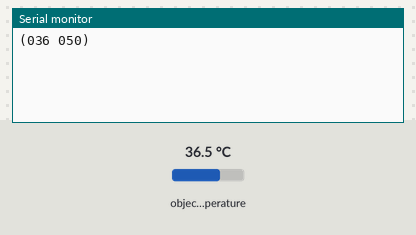
A sketch run on a simulated Arduino Uno, built with avr-gcc and run on an emulated ATmega328P. Parts: the last lines printed to the serial monitor. Inputs (shaded band) come from the test bench; at power-on: object temperature 36.5 °C.

Above: at 1.2 s.
1.3 s: object temperature set to 20 °C
At 2.2 s:
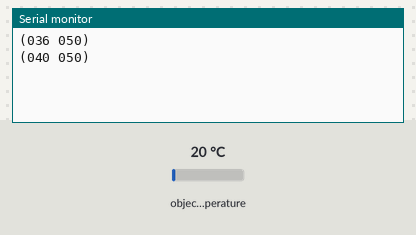
2.8 s: object temperature set to 26 °C
At 4.0 s:
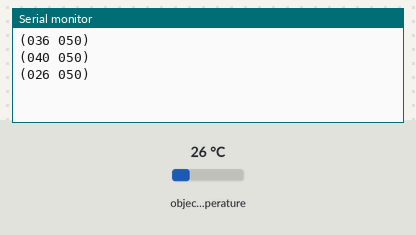
Timing chart, 0 to 5.8 s (numbered marks = the images above; inputs shaded):
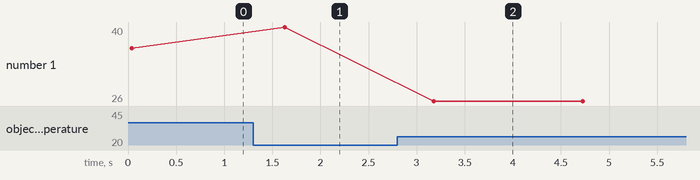

The sketch:

slave_final.ino
```cpp
#define debug_flag 0 // For debugging purpose enable debug_flag to '1'
#include <Wire.h>
#include <Adafruit_MLX90614.h>
Adafruit_MLX90614 mlx = Adafruit_MLX90614();
#include<SoftwareSerial.h>
SoftwareSerial serial1(14, 12); // D5,D6 - rx,tx :- From Slave NodeMCU to Master NodeMCU

int C_tot, C_avg = 0, sample = 50;
String str = " ";

void temp_monitor_slave() {
  for (int i = 1; i <= sample ; i++) {
    if (debug_flag) {
      Serial.print("Ambient = ");
      Serial.print(mlx.readAmbientTempC());
      Serial.print("*C\tObject = ");
      Serial.print(mlx.readObjectTempC());
      Serial.println("*C");
    }
    C_tot = C_tot + mlx.readObjectTempC();
    //    delay(100);
  }
  C_avg = C_tot / sample;
  if (debug_flag) {
    Serial.print("Samples: ");
    Serial.println(sample);
    Serial.print("Average Celsius = ");
    Serial.print(C_avg);
    Serial.println("*C");
  }
  if ((sample > 5 && sample < 100) && (C_avg > 20 && C_avg < 80) ) {
    str = String("(0") + String(C_avg) + String(" 0") +  String (sample) + String(")");
    if (debug_flag) {
      Serial.println("Controller 2 (Slave):");
    }
    Serial.println(str);
    serial1.print(str);
    delay(1500);
    C_avg = 0;
    C_tot = 0;
  }
}

void setup() {
  Serial.begin(9600);
  serial1.begin(9600);
  mlx.begin();
  if (debug_flag) {
    Serial.println("Setup is running");
  }
}

void loop() {
  temp_monitor_slave();
  if (debug_flag) {
    Serial.println("\nSlave Temperature Monitoring");
  }
}
```

Measured:
- after the input at 1.3 s, the serial monitor: prints a new line after 0.33 s (image 1)
- after the input at 2.8 s, the serial monitor: prints a new line after 0.38 s (image 2)
- plotted number 1: 36 → 40 after the input at 1.3 s, 40 → 26 after the input at 2.8 s
